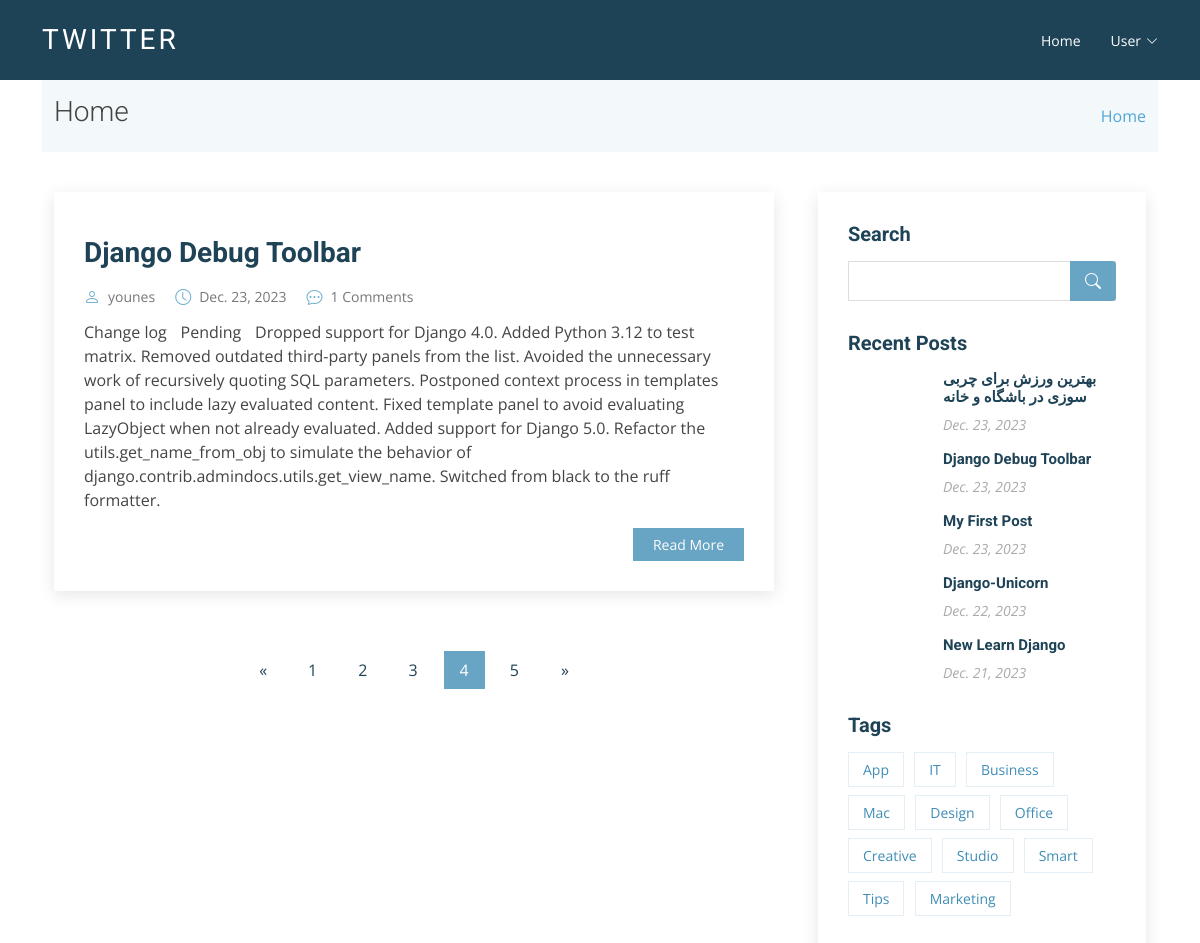
/?page=4, run on the app's committed database.
### twitter/models.py (models this page shows, shortened)
class Post(models.Model):
    title = models.CharField(max_length=255)
    excerpt = models.TextField()
    body = models.TextField()
    author = models .ForeignKey(
        'accounts.CustomUser', on_delete=models.CASCADE)
    date = models.DateField(default=date.today)
    photo = models.ImageField(upload_to='photo/%Y/%m/%d')

### accounts/models.py (models this page shows)
class CustomUser(AbstractUser):
    age = models.PositiveIntegerField(null=True, blank=True)
    photo = models.ImageField(
        upload_to='photo/profile/%Y/%m/%d/', default='null')
    about = models.CharField(max_length=255, default='null')

### twitter/views.py (the view)
# urls.py: path('', HomeView.as_view(), name='home'),
class HomeView(ListView):
    template_name = 'twitter/index.html'
    paginate_by = 1
    def get(self, request):
        posts = Post.objects.all()
        paginator = Paginator(posts, self.paginate_by)
        page_number = request.GET.get('page')
        page_obj = paginator.get_page(page_number)
        context = {
            'post_list': page_obj
        }
        return render(request, self.template_name, context)

### twitter/context_processors.py (called while the page is built)
def recent_posts(request):
    recent_posts = Post.objects.order_by('-date')[:5]
    return {'recent_posts': recent_posts}

### templates/twitter/index.html (shortened to what this page needs)
{% extends 'basic.html' %}
{% load static %}
{% block content %}
  <section class="breadcrumbs">
    <div class="container">
      <div class="d-flex justify-content-between align-items-center">
        <h2>Home</h2>
        <ol>
          <li>
            <a href="{% url 'home' %}">Home</a>
          </li>
        </ol>
      </div>
    </div>
  </section>
  <section id="blog" class="blog">
    <div class="container" data-aos="fade-up">
      <div class="row">
        <div class="col-lg-8 entries">
          {% if post_list %}
            {% for post in post_list %}
              <article class="entry">
                <div class="entry-img">
                </div>
                <h2 class="entry-title"><a href="{% url 'post_detail' post.pk %}">{{ post.title }}</a></h2>
                <div class="entry-meta">
                  <ul>
                    <li class="d-flex align-items-center">
                      <i class="bi bi-person"></i> <a href="{% url 'post_detail' post.pk %}">{{ post.author }}</a>
                    </li>
                    <li class="d-flex align-items-center">
                      <i class="bi bi-clock"></i> <a href="{% url 'post_detail' post.pk %}"><time datetime="2020-01-01">{{ post.date }}</time></a>
                    </li>
                    <li class="d-flex align-items-center">
                      <i class="bi bi-chat-dots"></i> <a href="{% url 'post_detail' post.pk %}">{{ post.comment_set.count }} Comments</a>
                    </li>
                  </ul>
                </div>
                <div class="entry-content">
                  <p>{{ post.excerpt }}</p>
                  <div class="read-more">
                    <a href="{% url 'post_detail' post.pk %}">Read More</a>
                  </div>
                </div>
              </article>
            {% endfor %}
          {% else %}
            <h2>No Post Is Avalable!!!</h2>
          {% endif %}
          {% if post_list.has_other_pages %}
            <div class="blog-pagination">
              <ul class="justify-content-center">
                {% if post_list.has_previous %}
                  <li class="page-item">
                    <a href="?page={{ post_list.previous_page_number }}">&laquo</a>
                  </li>
                {% else %}
                  <li class="page-item disabled">
                    <a class="page-link">&laquo</a>
                  </li>
                {% endif %}
                {% for i in post_list.paginator.page_range %}
                  {% if post_list.number == i %}
                    <li class="page_item active">
                      <a class="page-link">{{ i }}</a>
                    </li>
                  {% else %}
                    <li class="page-item">
                      <a href="?page={{ i }}" class="page-link">{{ i }}</a>
                    </li>
                  {% endif %}
                {% endfor %}
                {% if post_list.has_next %}
                  <li class="page-item">
                    <a href="?page={{ post_list.next_page_number }}">&raquo</a>
                  </li>
                {% else %}
                  <li class="page-item disabled">
                    <a class="page-link">&raquo</a>
                  </li>
                {% endif %}
              </ul>
            </div>
          {% endif %}
        </div>
        <div class="col-lg-4">
          {% block siderbar %}
            {% include 'twitter/sidebar.html' %}
          {% endblock %}
        </div>
      </div>
    </div>
  </section>
{% endblock %}

### templates/twitter/sidebar.html (shortened to what this page needs)
{% load static %}
<div class="sidebar">
  <h3 class="sidebar-title">Search</h3>
  <div class="sidebar-item search-form">
    <form action="">
      <input type="text" />
      <button type="submit"><i class="bi bi-search"></i></button>
    </form>
  </div>
  <h3 class="sidebar-title">Recent Posts</h3>
  {% if recent_posts %}
        <div class="sidebar-item recent-posts">
            {% for post in recent_posts %}
                <div class="post-item clearfix">
                    <h4><a href="{% url 'post_detail' post.pk %}">{{ post.title }}</a></h4>
                    <time datetime="2020-01-01">{{ post.date}}</time>
                </div>
            {% endfor %}
        </div>
    {% else %}
      <p>No Twitt is available!</p>
    {% endif %}
  <h3 class="sidebar-title">Tags</h3>
  <div class="sidebar-item tags">
    <ul>
      <li>
        <a href="#">App</a>
      </li>
      <li>
        <a href="#">IT</a>
      </li>
      <li>
        <a href="#">Business</a>
      </li>
      <li>
        <a href="#">Mac</a>
      </li>
      <li>
        <a href="#">Design</a>
      </li>
      <li>
        <a href="#">Office</a>
      </li>
      <li>
        <a href="#">Creative</a>
      </li>
      <li>
        <a href="#">Studio</a>
      </li>
      <li>
        <a href="#">Smart</a>
      </li>
      <li>
        <a href="#">Tips</a>
      </li>
      <li>
        <a href="#">Marketing</a>
      </li>
    </ul>
  </div>
</div>

### static/assets/css/style.css (style rules this page uses)
body { font-family: "Open Sans", sans-serif; color: #444; }
a { color: #4fa6d5; text-decoration: none; }
h1, h2, h3, h4, h5, h6, .font-primary { font-family: "Roboto", sans-serif; }
section { padding: 60px 0; }
.breadcrumbs { padding: 15px 0; background-color: #f3f8fa; min-height: 40px; }
.breadcrumbs h2 { font-size: 28px; font-weight: 300; }
.breadcrumbs ol { display: flex; flex-wrap: wrap; list-style: none; padding: 0; margin: 0; }
.blog { padding: 40px 0 20px 0; }
.blog .entry { padding: 30px; margin-bottom: 60px; box-shadow: 0 4px 16px rgba(0, 0, 0, 0.1); }
.blog .entry .entry-img { max-height: 440px; margin: -30px -30px 20px -30px; overflow: hidden; }
.blog .entry .entry-title { font-size: 28px; font-weight: bold; padding: 0; margin: 0 0 20px 0; }
.blog .entry .entry-title a { color: #1e4356; transition: 0.3s; }
.blog .entry .entry-meta { margin-bottom: 15px; color: #72afce; }
.blog .entry .entry-meta ul { display: flex; flex-wrap: wrap; list-style: none; align-items: center; padding: 0; margin: 0; }
.blog .entry .entry-meta ul li+li { padding-left: 20px; }
.blog .entry .entry-meta i { font-size: 16px; margin-right: 8px; line-height: 0; }
.blog .entry .entry-meta a { color: #777777; font-size: 14px; display: inline-block; line-height: 1; }
.blog .entry .entry-content p { line-height: 24px; }
.blog .entry .entry-content .read-more { -moz-text-align-last: right; text-align-last: right; }
.blog .entry .entry-content .read-more a { display: inline-block; background: #68A4C4; color: #fff; padding: 6px 20px; transition: 0.3s; font-size: 14px; }
.blog .blog-pagination { color: #387ea2; }
.blog .blog-pagination ul { display: flex; padding: 0; margin: 0; list-style: none; }
.blog .blog-pagination li { margin: 0 5px; transition: 0.3s; }
.blog .blog-pagination li a { color: #1e4356; padding: 7px 16px; display: flex; align-items: center; justify-content: center; }
.blog .blog-pagination li.active, .blog .blog-pagination li:hover { background: #68A4C4; }
.blog .blog-pagination li.active a, .blog .blog-pagination li:hover a { color: #fff; }
.blog .sidebar { padding: 30px; margin: 0 0 60px 20px; box-shadow: 0 4px 16px rgba(0, 0, 0, 0.1); }
.blog .sidebar .sidebar-title { font-size: 20px; font-weight: 700; padding: 0 0 0 0; margin: 0 0 15px 0; color: #1e4356; position: relative; }
.blog .sidebar .sidebar-item { margin-bottom: 30px; }
.blog .sidebar .search-form form { background: #fff; border: 1px solid #ddd; padding: 3px 10px; position: relative; }
.blog .sidebar .search-form form input[type=text] { border: 0; padding: 4px; border-radius: 4px; width: calc(100% - 40px); }
.blog .sidebar .search-form form button { position: absolute; top: 0; right: 0; bottom: 0; border: 0; background: none; font-size: 16px; padding: 0 15px; margin: -1px; background: #68A4C4; color: #fff; transition: 0.3s; border-radius: 0 4px 4px 0; line-height: 0; }
.blog .sidebar .search-form form button i { line-height: 0; }
.blog .sidebar .recent-posts .post-item+.post-item { margin-top: 15px; }
.blog .sidebar .recent-posts h4 { font-size: 15px; margin-left: 95px; font-weight: bold; }
.blog .sidebar .recent-posts h4 a { color: #1e4356; transition: 0.3s; }
.blog .sidebar .recent-posts time { display: block; margin-left: 95px; font-style: italic; font-size: 14px; color: #aaaaaa; }
.blog .sidebar .tags { margin-bottom: -10px; }
.blog .sidebar .tags ul { list-style: none; padding: 0; }
.blog .sidebar .tags ul li { display: inline-block; }
.blog .sidebar .tags ul a { color: #3f8db5; font-size: 14px; padding: 6px 14px; margin: 0 6px 8px 0; border: 1px solid #e4eff5; display: inline-block; transition: 0.3s; }

### data on the page
Post: title "Django Debug Toolbar", author "younes", date "Dec. 23, 2023", comment_set.count "1", excerpt "Change log Pending Dropped support for Django 4.0. Added Python 3.12 to test matrix. Removed outdated third-party panels from the list. Avoided the unnecessary work of recursively quoting SQL parameters. Postponed context process in templates panel to include lazy evaluated content. Fixed template panel to avoid evaluating LazyObject when not already evaluated. Added support for Django 5.0. Refactor the utils.get_name_from_obj to simulate the behavior of django.contrib.admindocs.utils.get_view_name. Switched from black to the ruff formatter."
Post: title "بهترین ورزش برای چربی سوزی در باشگاه و خانه", date "Dec. 23, 2023"
Post: title "My First Post", date "Dec. 23, 2023"
Post: title "Django-Unicorn", date "Dec. 22, 2023"
Post: title "New Learn Django", date "Dec. 21, 2023"

### other printed values
{{ i }} "1" "2" "3" "5"
{{ i }} "4"
